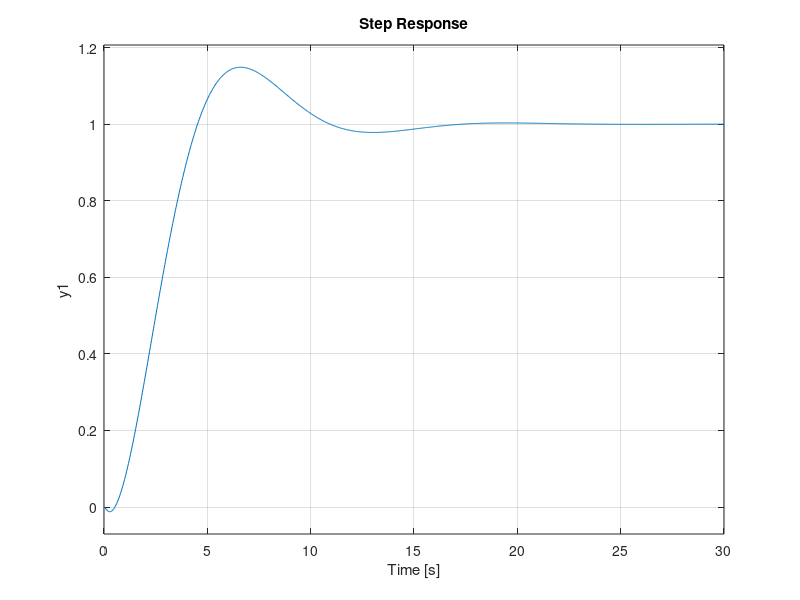

Here is the MATLAB script that generated this plot:
% define state matrix

A = [0 1 0 0;0 -2.2626 -0.3963 0.0082;0 0 0 1;0 3.5649 16.0655 -0.3324];
B = [0;0.2263;0;-0.3565];
C = [1 0 0 0];
D = 0;

%Create state space object
sys = ss(A,B,C,D);

%Check open loop eigenvalues
E = eig(A);

% Desired closed loop eigenvalues
P = [-0.3+0.49i -0.3-0.49i -9.1416 -9.8187];

% Solve for K using pole placement
k = place(A,B,P);

% Check for closed loop eigenvalues
Acl = A - B*k;
Ecl = eig(Acl);

% Create closed loop system
syscl = ss(Acl,B,C,D);

%Check step response
step(syscl);

% Solve for Kf
Kdc = dcgain(syscl);
Kf = 1/Kdc;

% Create scaled input closed loop system
syscl_scaled = ss(Acl,B*Kf,C,D);
step(syscl_scaled)